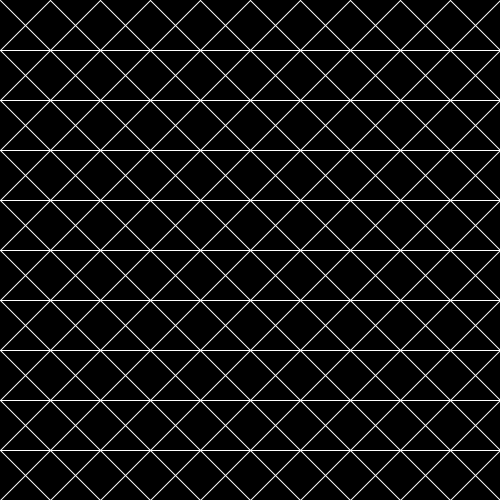
Frame 1 (no input)
Frame 60 (the mouse pressed at the canvas centre just before this capture): identical to frame 1, image omitted
Frame 120 (the mouse held since frame 60 and released just before this capture): identical to frame 1, image omitted

The Processing sketch that drew this single still picture (run headless with seeded random() and noise(); from frame 60 on, the mouse is pressed at the canvas centre):

// Processing sketch: x_road_sign_exercise
// ── x_road_sign_exercise.pde
/*   Created: Sept. 29,2014

*/

void setup(){
  size(500,500);
}

void draw(){
  background(0);
  stroke(255);
  
  int line1Y = 50;
  while(line1Y <= height){
    line(0,line1Y,width,line1Y);
    line1Y+=50; 
  }
  
   for(int line2x = 0;line2x <= width;line2x+=50){
     for(int line2y = 0;line2y <= height;line2y+=50){
        line(line2x,line2y,line2x+50,line2y+50);
        line(line2x+50,line2y,line2x,line2y+50);              
     }   
   }
}
